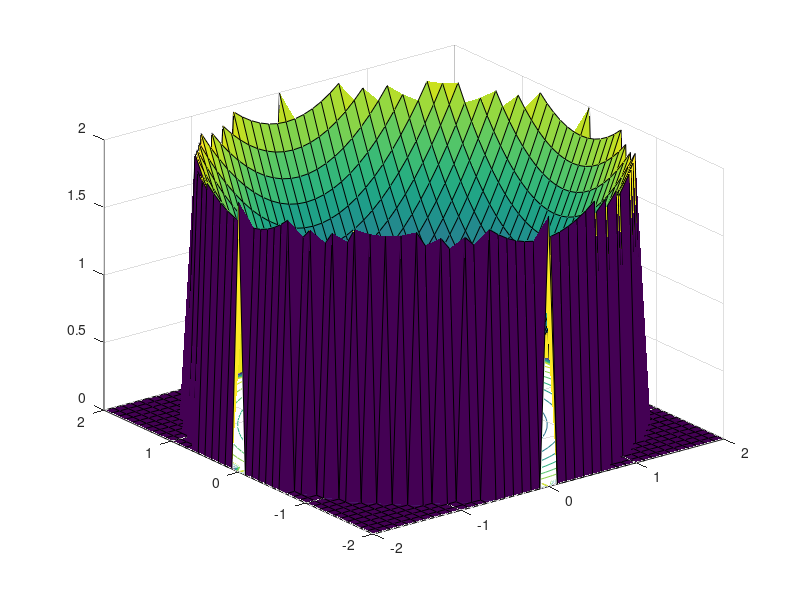

This chart was generated by the following MATLAB code:
x=-2:0.1:2;
y=x;
[xb,yb]=meshgrid(x,y);
z=(xb.^2+yb.^2)/2;
index=find(z>2);
zb=z;
figure(1);
zb(index)=zeros(size(index));
surfc(xb,yb,zb);